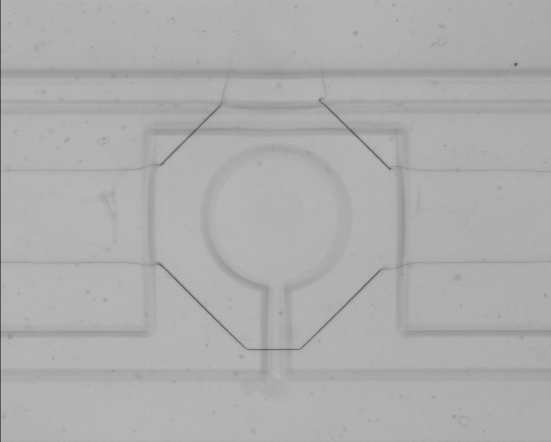
%> input picture ImageAnalysis/s01c1.tif, 1101 x 883 px (shown at 1/2 size)
$ octave ImAnalysis.m   (GNU Octave 9; MATLAB toolbox functions it lacks are replaced by stand-ins)
%> lines starting %> are read from the running program, lines starting %| are printed output that depends on the picture
%%

clear all
close all
clc

BFIm = im2gray(imread('s01c1.tif'));                %Read the brightfield image
%> BFIm: size 883x1101 uint8; min 0, max 188, mean 173.6
FluoIm = uint16(im2gray(imread('s01c2.tif')));      %Read the fluorescence image, convert to grayscale and uInt16
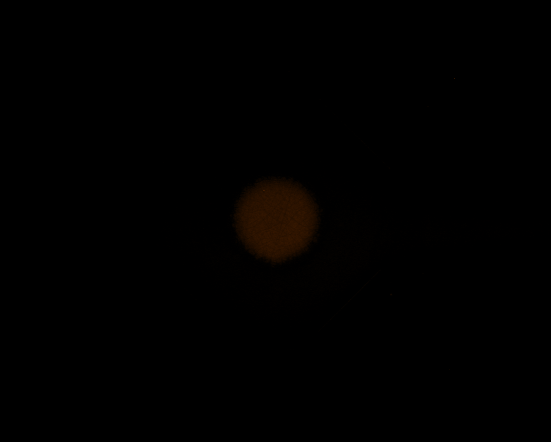
%> input picture ImageAnalysis/s01c2.tif, 1101 x 883 px (shown at 1/2 size)
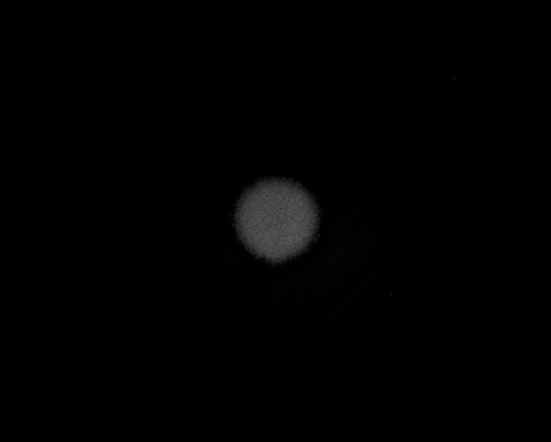
%> FluoIm: size 883x1101 uint16 (shown at 1/2 size); min 0, max 81, mean 0.5; drawn with min black and max white


figure()
imshow(BFIm)
hold on


%> (the run ends here)
